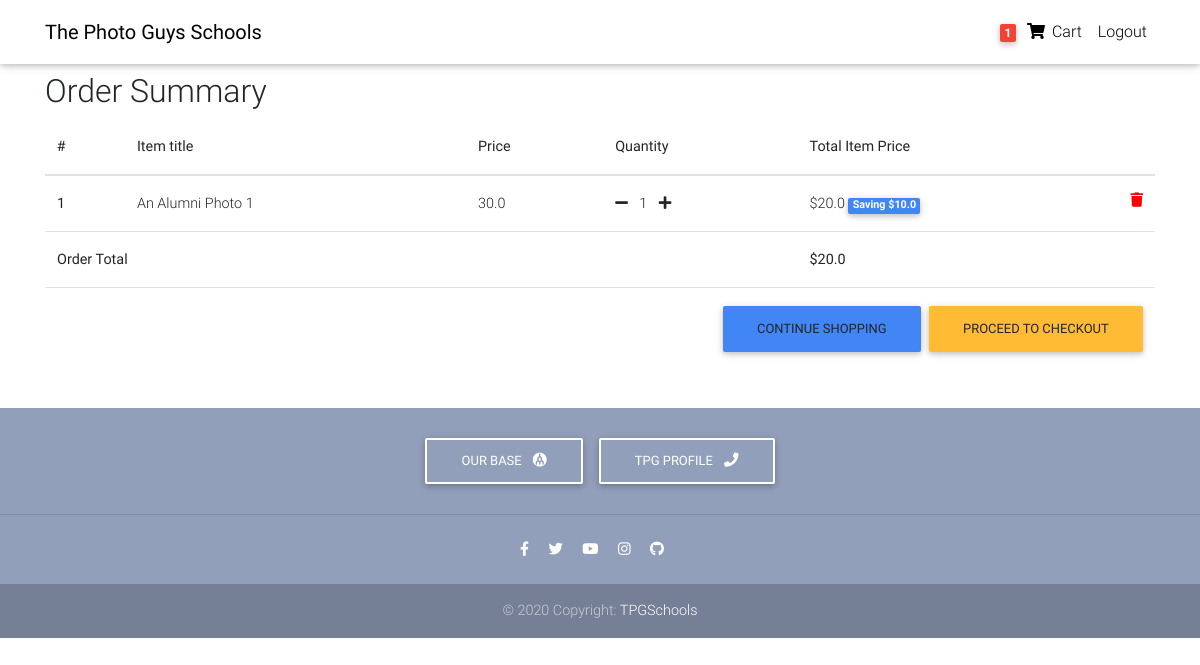
Page /order-summary/ (signed in) on the earlier database version.
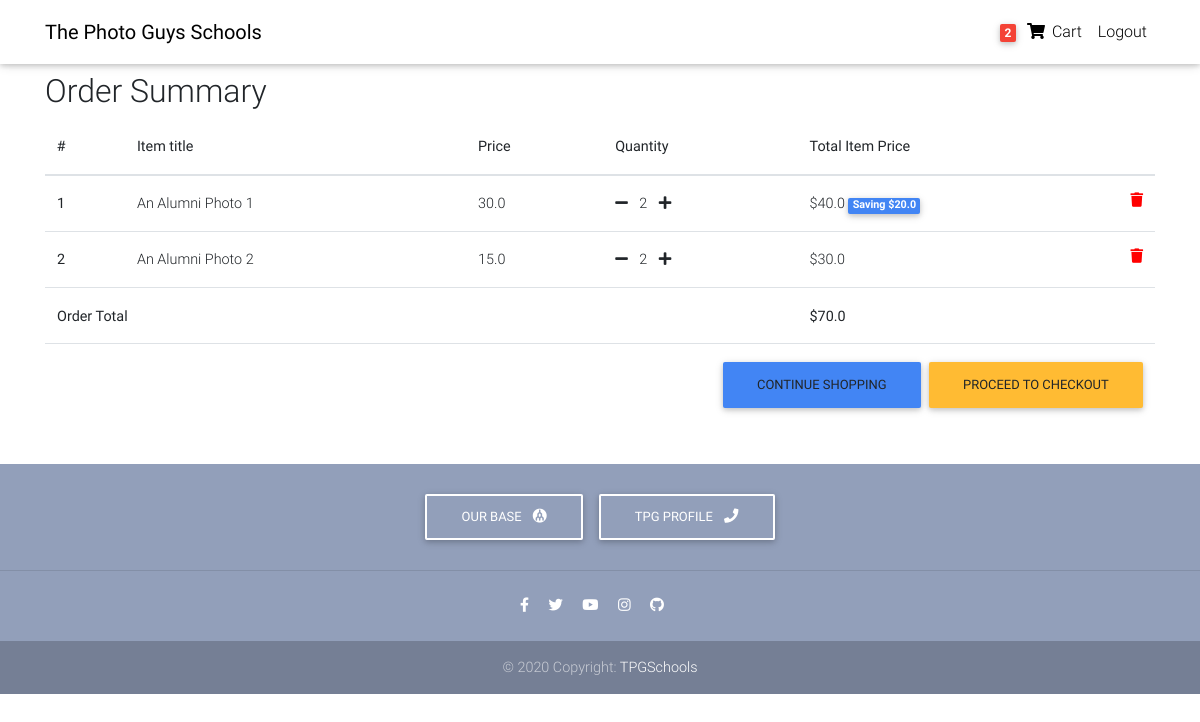
Same page on the later database version.
### core/models.py (models this page shows, shortened)
class Order(models.Model):
    user = models.ForeignKey(settings.AUTH_USER_MODEL,
                             on_delete=models.CASCADE)
    ref_code = models.CharField(max_length=20, blank=True, null=True)
    items = models.ManyToManyField(OrderItem)
    start_date = models.DateTimeField(auto_now_add=True)
    ordered_date = models.DateTimeField()
    ordered = models.BooleanField(default=False)
    shipping_address = models.ForeignKey(
        'Address', related_name='shipping_address', on_delete=models.SET_NULL, blank=True, null=True)
    billing_address = models.ForeignKey(
        'Address', related_name='billing_address', on_delete=models.SET_NULL, blank=True, null=True)
    payment = models.ForeignKey(
        'Payment', on_delete=models.SET_NULL, blank=True, null=True)
    coupon = models.ForeignKey(
        'Coupon', on_delete=models.SET_NULL, blank=True, null=True)
    being_delivered = models.BooleanField(default=False)
    received = models.BooleanField(default=False)
    refund_requested = models.BooleanField(default=False)
    refund_granted = models.BooleanField(default=False)
    '''
    1. Item added to cart
    2. Adding a billing address
    (Failed checkout)
    3. Payment
    (Preprocessing, processing, packaging etc.)
    4. Being delivered
    5. Received
    6. Refunds
    '''
    def get_total(self):
        total = 0
        for order_item in self.items.all():
            total += order_item.get_final_price()
        if self.coupon:
            total -= self.coupon.amount
        return total

class OrderItem(models.Model):
    user = models.ForeignKey(settings.AUTH_USER_MODEL,
                             on_delete=models.CASCADE)
    ordered = models.BooleanField(default=False)
    item = models.ForeignKey(Item, on_delete=models.CASCADE)
    quantity = models.IntegerField(default=1)
    def get_total_item_price(self):
        return self.quantity * self.item.price
    def get_total_discount_item_price(self):
        return self.quantity * self.item.discount_price
    def get_amount_saved(self):
        return self.get_total_item_price() - self.get_total_discount_item_price()
    def get_final_price(self):
        if self.item.discount_price:
            return self.get_total_discount_item_price()
        return self.get_total_item_price()

class Item(models.Model):
    title = models.CharField(max_length=100)
    price = models.FloatField()
    discount_price = models.FloatField(blank=True, null=True)
    category = models.CharField(choices=CATEGORY_CHOICES, max_length=2)
    label = models.CharField(choices=LABEL_CHOICES, max_length=1)
    slug = models.SlugField()
    description = models.TextField()
    image = models.ImageField()

### core/views.py (the view)
# urls.py: path('order-summary/', OrderSummaryView.as_view(), name='order-summary'),
class OrderSummaryView(LoginRequiredMixin, View):
    def get(self, *args, **kwargs):
        try:
            order = Order.objects.get(user=self.request.user, ordered=False)
            context = {
                'object': order
            }
            return render(self.request, 'order_summary.html', context)
        except ObjectDoesNotExist:
            messages.warning(self.request, "You do not have an active order")
            return redirect("/")

### core/templatetags/cart_template_tags.py (called while the page is built)
@register.filter
def cart_item_count(user):
    if user.is_authenticated:
        qs = Order.objects.filter(user=user, ordered=False)
        if qs.exists():
            return qs[0].items.count()
    return 0

### templates/order_summary.html (shortened to what this page needs)
{% extends "base.html" %}
{% block content %}
  <main>
    <div class="container">
    <div class="table-responsive text-nowrap">
    <h2>Order Summary</h2>
    <table class="table">
        <thead>
        <tr>
            <th scope="col">#</th>
            <th scope="col">Item title</th>
            <th scope="col">Price</th>
            <th scope="col">Quantity</th>
            <th scope="col">Total Item Price</th>
        </tr>
        </thead>
        <tbody>
        {% for order_item in object.items.all %}
        <tr>
            <th scope="row">{{ forloop.counter }}</th>
            <td>{{ order_item.item.title }}</td>
            <td>{{ order_item.item.price }}</td>
            <td>
                <a href="{% url 'core:remove-single-item-from-cart' order_item.item.slug %}"><i class="fas fa-minus mr-2"></i></a>
                {{ order_item.quantity }}
                <a href="{% url 'core:add-to-cart' order_item.item.slug %}"><i class="fas fa-plus ml-2"></i></a>
            </td>
            <td>
            {% if order_item.item.discount_price %}
                ${{ order_item.get_total_discount_item_price }}
                <span class="badge badge-primary">Saving ${{ order_item.get_amount_saved }}</span>
            {% else %}
                ${{ order_item.get_total_item_price }}
            {% endif %}
            <a style='color: red;' href="{% url 'core:remove-from-cart' order_item.item.slug %}">
                <i class="fas fa-trash float-right"></i>
            </a>
            </td>
        </tr>
        {% endfor %}
        {% if object.get_total %}
        <tr>
            <td colspan="4"><b>Order Total</b></td>
            <td><b>${{ object.get_total }}</b></td>
        </tr>
        <tr>
            <td colspan="5">
            <a class='btn btn-warning float-right ml-2' href='/checkout/'>Proceed to checkout</a>
            <a class='btn btn-primary float-right' href='/'>Continue shopping</a>
            </td>
        </tr>
        {% endif %}
        </tbody>
    </table>
    </div>
    </div>
  </main>
{% endblock content %}

### templates/base.html (shortened to what this page needs)
{% load static %}
<!DOCTYPE html>
<html lang="en">
<head>
  <link rel="stylesheet" href="https://use.fontawesome.com/releases/v5.8.1/css/all.css">
  <link href="{% static 'css/bootstrap.min.css' %}" rel="stylesheet">
  <link href="{% static 'css/mdb.min.css' %}" rel="stylesheet">
  <link href="{% static 'css/style.min.css' %}" rel="stylesheet">
</head>
{% include "navbar.html" %}
<body>
    <div class="mt-5 pt-4">
    </div>
    {% block content %}
    {% endblock content %}
    {% include "footer.html" %}
</body>
</html>

### templates/navbar.html (shortened to what this page needs)
{% load cart_template_tags %}
<nav class="navbar fixed-top navbar-expand-lg navbar-light white scrolling-navbar">
    <div class="container">
      <a class="navbar-brand waves-effect" href="/">
        <strong class="black-text">The Photo Guys Schools</strong>
      </a>
      <div class="collapse navbar-collapse" id="navbarSupportedContent">
        <ul class="navbar-nav nav-flex-icons">
          {% if request.user.is_authenticated %}
          <li class="nav-item">
            <a href="{% url 'core:order-summary' %}" class="nav-link waves-effect">
              <span class="badge red z-depth-1 mr-1"> {{ request.user|cart_item_count }} </span>
              <i class="fas fa-shopping-cart"></i>
              <span class="clearfix d-none d-sm-inline-block"> Cart </span>
            </a>
          </li>
          <li class="nav-item">
            <a class="nav-link waves-effect" href="{% url 'account_logout' %}">
              <span class="clearfix d-none d-sm-inline-block"> Logout </span>
            </a>
          </li>
          {% endif %}
        </ul>
      </div>
    </div>
  </nav>

### templates/footer.html (shortened to what this page needs)
<footer class="page-footer text-center font-small mt-4 wow fadeIn">
    <div class="pt-4">
      <a class="btn btn-outline-white" href="https://studiofivecorp.com/" target="_blank"
        role="button">Our base
        <i class="fab fa-megaport ml-2"></i>
      </a>
      <a class="btn btn-outline-white" href="https://thephotoguys.co/" target="_blank" role="button">
        TPG Profile
        <i class="fas fa-phone ml-2"></i>
      </a>
    </div>
    <hr class="my-4">
    <div class="pb-4">
      <a href="https://www.facebook.com/studiofiveweddings/" target="_blank">
        <i class="fab fa-facebook-f mr-3"></i>
      </a>
      <a href="https://twitter.com/ketibansapi" target="_blank">
        <i class="fab fa-twitter mr-3"></i>
      </a>
      <a href="https://www.youtube.com/studiofivetv" target="_blank">
        <i class="fab fa-youtube mr-3"></i>
      </a>
      <a href="https://www.instagram.com/studiofivecorp.official/" target="_blank">
        <i class="fab fa-instagram mr-3"></i>
      </a>
      <a href="https://github.com/ketibansapi" target="_blank">
        <i class="fab fa-github mr-3"></i>
      </a>
    </div>
    <div class="footer-copyright py-3">
      © 2020 Copyright:
      <a href="https://mdbootstrap.com/education/bootstrap/" target="_blank"> TPGSchools </a>
    </div>
  </footer>

### templates/scripts.html (shortened to what this page needs)
{% load static %}

### templates/base.html (style rules this page uses)
html, body, header, .carousel { height: 60vh; }

Differences in the rows shown:
changed OrderItem "An Alumni Photo 1": quantity "1" → "2"; get_total_discount_item_price "20.0" → "40.0"; get_amount_saved "10.0" → "20.0"
added OrderItem: item "An Alumni Photo 2", item.price "15.0", quantity "2", get_total_item_price "30.0"
changed through a linked row, Order: get_total "20.0" → "70.0"
Other differences:
{{ request.user|cart_item_count }}: "1" → "2"
